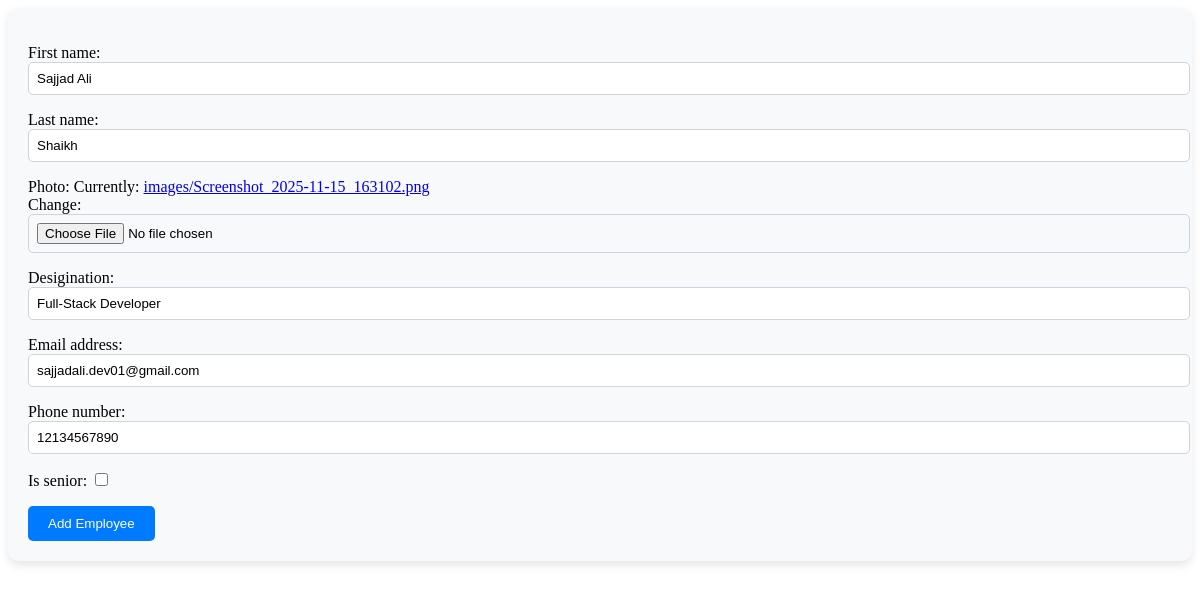
Screenshot of /employees/edit/1/ with the database file from the repository.
### testapp/models.py (models this page shows, shortened)
class Employee(models.Model):
    first_name = models.CharField(max_length=100)
    last_name = models.CharField(max_length=100)
    photo = models.ImageField(upload_to='images')
    desigination = models.CharField(max_length=100)
    email_address= models.EmailField(max_length=100, unique=True)
    phone_number = models.CharField(max_length=12, blank=True)  # Optional --> blank=True
    created_at = models.DateTimeField(auto_now_add=True)  # Store current time when the record is created
    updated_at = models.DateTimeField(auto_now=True)  # Store current time when the record is updated
    is_senior = models.BooleanField(default=False)

### testapp/views.py (the view)
# urls.py: path('edit/<int:pk>/', views.edit_employee_view, name='edit_employee'),
def edit_employee_view(request, pk):
    employee = get_object_or_404(Employee, pk=pk)
    if request.method =='POST':
        form = EmployeeForm(request.POST, request.FILES, instance=employee)
        if form.is_valid():
            form.save()
            messages.success(request, 'Employee updated successfully')
            return redirect('/')  # Redirect to the home page after sucessfull POST
    else:
        form = EmployeeForm(instance=employee)
    context = {'form': form, 'employee': employee}
    return render(request, 'testapp/add_employee.html', context)

### testapp/forms.py
class EmployeeForm(forms.ModelForm):
    class Meta:
        model = Employee
        fields = '__all__'

### templates/testapp/add_employee.html (shortened to what this page needs)
<!DOCTYPE html>
{% load static %}
<link rel="stylesheet" href="{% static 'css/style.css' %}">
<html lang="en">
<head>
</head>
<body>
    <form method="POST" enctype="multipart/form-data">
    {{ form.as_p }}
    <button type="submit" class="btn btn-success btn-lg w-100">Add Employee</button>
</form>
</body>
</html>

### static/css/style.css (style rules this page uses)
form { background-color: #f8f9fa; padding: 20px; border-radius: 10px; box-shadow: 0px 4px 10px rgba(0,0,0,0.1); }
form input[type="text"], form input[type="email"], form input[type="file"] { border: 1px solid #ced4da; border-radius: 5px; padding: 8px; width: 100%; }
form button { background-color: #007bff; border: none; padding: 10px 20px; border-radius: 5px; color: white; cursor: pointer; }

### rows the page displays
Employee: first_name "Sajjad Ali", last_name "Shaikh", desigination "Full-Stack Developer", email_address "sajjadali.dev01@gmail.com", phone_number "12134567890"
